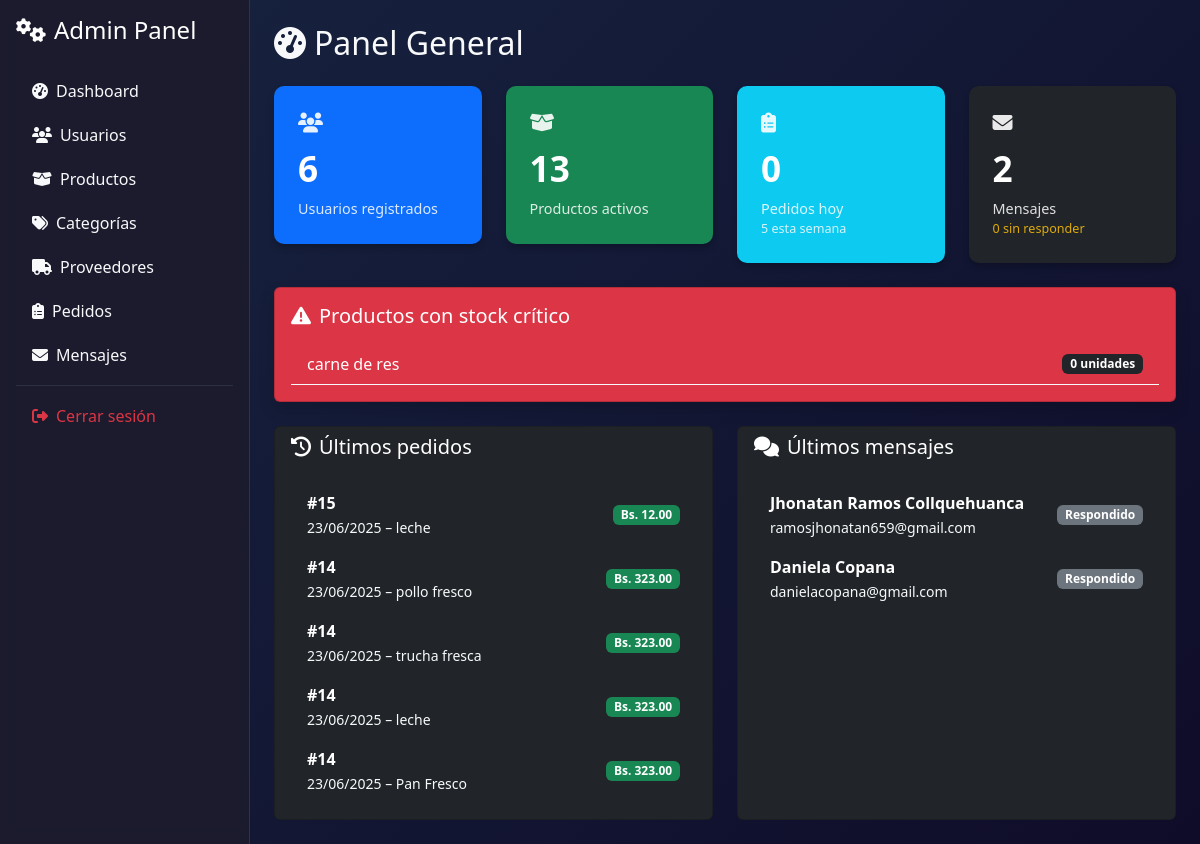
The page /admin/dashboard/ (signed in) on the database its author committed.
### models/producto.py (models this page shows, shortened)
class Producto(db.Model):
    __tablename__ = 'productos'
    id = db.Column(db.Integer, primary_key=True)
    nombre = db.Column(db.String(100), nullable=False)
    descripcion = db.Column(db.Text)
    precio = db.Column(db.Float, nullable=False)
    stock = db.Column(db.Integer, nullable=False)
    imagen = db.Column(db.String(255))
    categoria_id = db.Column(db.Integer, db.ForeignKey('categorias.id'), nullable=False)
    proveedor_id = db.Column(db.Integer, db.ForeignKey('proveedores.id'), nullable=False)

### models/pedido.py (models this page shows, shortened)
class Pedido(db.Model):
    __tablename__ = 'pedidos'
    id = db.Column(db.Integer, primary_key=True)
    usuario_id = db.Column(db.Integer, db.ForeignKey('usuarios.id'), nullable=False)
    usuario = db.relationship('Usuario', backref='pedidos')
    fecha = db.Column(db.DateTime, default=datetime.utcnow)
    total = db.Column(db.Float, nullable=False)
    estado = db.Column(db.String(20), default='pendiente')  # pendiente, confirmado, enviado, entregado, cancelado
    metodo_pago = db.Column(db.String(50))  # 'efectivo', 'tarjeta', etc.
    direccion_id = db.Column(db.Integer, db.ForeignKey('direcciones.id'))
    direccion = db.relationship('Direccion', backref='pedidos')
    detalles = db.relationship('DetallePedido', backref='pedido', lazy=True)

### models/mensaje_contacto.py (models this page shows, shortened)
class MensajeContacto(db.Model):
    __tablename__ = 'mensajes_contacto'
    id = db.Column(db.Integer, primary_key=True)
    nombre = db.Column(db.String(100), nullable=False)
    email = db.Column(db.String(100), nullable=False)
    telefono = db.Column(db.String(20))
    mensaje = db.Column(db.Text, nullable=False)
    fecha = db.Column(db.DateTime, default=datetime.utcnow)
    respondido = db.Column(db.Boolean, default=False)

### controllers/admin_controller.py (the view)
@admin_bp.route('/dashboard')
def dashboard():
    if session.get('rol') != 'admin':
        flash('Acceso denegado: solo para administradores.', 'danger')
        return redirect(url_for('usuario.login'))
    return render_template('admin/dashboard.html')

### app.py (called while the page is built)
@app.context_processor
def inject_active_path():
    def is_active(path):
        return 'active' if request.path == path else ''
    return dict(is_active=is_active)

@app.context_processor
def cantidad_carrito():
    def contar_productos():
        if session.get('rol') == 'cliente' and session.get('id'):
            items = Carrito.query.filter_by(usuario_id=session['id']).all()
            return len(items)
        return 0
    return dict(cantidad_en_carrito=contar_productos())

### views/dashboard_view.py (called while the page is built)
def index(
    total_usuarios,
    total_productos,
    total_pedidos,
    pedidos_hoy,
    pedidos_semana,
    mensajes_totales,
    mensajes_pendientes,
    pedidos_dias,
    pedidos_totales,
    ultimos_pedidos,
    ultimos_mensajes,
    productos_bajos
):
    return render_template(
        'admin/dashboard.html',
        total_usuarios=total_usuarios,
        total_productos=total_productos,
        total_pedidos=total_pedidos,
        pedidos_hoy=pedidos_hoy,
        pedidos_semana=pedidos_semana,
        mensajes_totales=mensajes_totales,
        mensajes_pendientes=mensajes_pendientes,
        pedidos_dias=pedidos_dias,
        pedidos_totales=pedidos_totales,
        ultimos_pedidos=ultimos_pedidos,
        ultimos_mensajes=ultimos_mensajes,
        productos_bajos=productos_bajos
    )

### templates/admin/dashboard.html (shortened to what this page needs)
{% extends 'base_admin.html' %}
{% block content %}
<div class="dashboard-container">
  <div class="dashboard-header mb-4">
    <h2><i class="fas fa-tachometer-alt me-2"></i>Panel General</h2>
  </div>
  <div class="row g-4 mb-4">
    <div class="col-md-3">
      <div class="stat-card bg-primary text-white p-4 animate__animated animate__fadeInUp">
        <div class="card-icon mb-2"><i class="fas fa-users fa-lg"></i></div>
        <div class="card-value">{{ total_usuarios }}</div>
        <div class="card-label">Usuarios registrados</div>
      </div>
    </div>
    <div class="col-md-3">
      <div class="stat-card bg-success text-white p-4 animate__animated animate__fadeInUp" data-aos-delay="100">
        <div class="card-icon mb-2"><i class="fas fa-box-open fa-lg"></i></div>
        <div class="card-value">{{ total_productos }}</div>
        <div class="card-label">Productos activos</div>
      </div>
    </div>
    <div class="col-md-3">
      <div class="stat-card bg-info text-white p-4 animate__animated animate__fadeInUp" data-aos-delay="200">
        <div class="card-icon mb-2"><i class="fas fa-clipboard-list fa-lg"></i></div>
        <div class="card-value">{{ pedidos_hoy }}</div>
        <div class="card-label">Pedidos hoy <small class="d-block text-light">{{ pedidos_semana }} esta semana</small></div>
      </div>
    </div>
    <div class="col-md-3">
      <div class="stat-card bg-dark text-white p-4 animate__animated animate__fadeInUp" data-aos-delay="300">
        <div class="card-icon mb-2"><i class="fas fa-envelope fa-lg"></i></div>
        <div class="card-value">{{ mensajes_totales }}</div>
        <div class="card-label">Mensajes <small class="d-block text-warning">{{ mensajes_pendientes }} sin responder</small></div>
      </div>
    </div>
  </div>
  <div class="card bg-danger text-white mb-4 shadow animate__animated animate__pulse animate__infinite">
    <div class="card-body">
      <h5 class="mb-3"><i class="fas fa-exclamation-triangle me-2"></i>Productos con stock crítico</h5>
      <ul class="list-group list-group-flush">
        {% for p in productos_bajos %}
        <li class="list-group-item bg-transparent text-white d-flex justify-content-between align-items-center border-bottom border-light">
          {{ p.nombre }}
          <span class="badge bg-dark">{{ p.stock }} unidades</span>
        </li>
        {% else %}
        <li class="list-group-item text-center text-light bg-transparent">Todos los productos tienen stock suficiente.</li>
        {% endfor %}
      </ul>
    </div>
  </div>
  <div class="row g-4">
    <div class="col-md-6">
      <div class="card bg-dark text-white h-100">
        <div class="card-header border-0 bg-transparent">
          <h5 class="mb-0"><i class="fas fa-history me-2"></i>Últimos pedidos</h5>
        </div>
        <div class="card-body">
          <ul class="list-group list-group-flush">
{% for id, fecha, total, producto_nombre in ultimos_pedidos %}
<li class="list-group-item bg-transparent border-0 text-white d-flex justify-content-between align-items-center">
  <div>
    <strong>#{{ id }}</strong><br>
    <small class="text-light">{{ fecha.strftime('%d/%m/%Y') }} – {{ producto_nombre }}</small>
  </div>
  <span class="badge bg-success">Bs. {{ "%.2f"|format(total) }}</span>
</li>
{% else %}
<li class="list-group-item text-center text-muted bg-transparent">No hay pedidos recientes.</li>
{% endfor %}
          </ul>
        </div>
      </div>
    </div>
    <div class="col-md-6">
      <div class="card bg-dark text-white h-100">
        <div class="card-header border-0 bg-transparent">
          <h5 class="mb-0"><i class="fas fa-comments me-2"></i>Últimos mensajes</h5>
        </div>
        <div class="card-body">
          <ul class="list-group list-group-flush">
            {% for m in ultimos_mensajes %}
            <li class="list-group-item bg-transparent border-0 d-flex justify-content-between align-items-center text-white">
              <div>
                <strong>{{ m.nombre }}</strong><br>
                <small class="text-light">{{ m.email }}</small>
              </div>
              {% if m.respondido %}
              <span class="badge bg-secondary">Respondido</span>
              {% else %}
              <span class="badge bg-warning text-dark">Sin responder</span>
              {% endif %}
            </li>
            {% else %}
            <li class="list-group-item text-center text-muted bg-transparent">No hay mensajes recientes.</li>
            {% endfor %}
          </ul>
        </div>
      </div>
    </div>
  </div>
</div>
{% endblock %}

### templates/base_admin.html (style rules this page uses)
:root { --admin-sidebar: #1a1a2e; --admin-main: #16213e; --admin-accent: #0f3460; }
body { font-family: 'Segoe UI', system-ui, sans-serif; overflow-x: hidden; }

### templates/admin/dashboard.html (style rules this page uses)
.stat-card { border-radius: 10px; transition: all 0.3s ease; border: none; box-shadow: 0 4px 6px rgba(0,0,0,0.2); }
.card-icon { opacity: 0.9; }
.card-value { font-size: 2.2rem; font-weight: bold; margin-bottom: 0.2rem; }
.card-label { font-size: 0.9rem; opacity: 0.85; }
.list-group-item { background: transparent; color: #fff; }

### rows shown on the page
Producto: nombre "carne de res", stock "0"
Pedido: id "15", strftime "23/06/2025", nombre "leche", total "12.00"
Pedido: id "14", strftime "23/06/2025", nombre "pollo fresco", total "323.00", nombre "trucha fresca", nombre "leche", nombre "Pan Fresco"
MensajeContacto: nombre "Jhonatan Ramos Collquehuanca", email "ramosjhonatan659@gmail.com", respondido "Respondido"
MensajeContacto: nombre "Daniela Copana", email "danielacopana@gmail.com", respondido "Respondido"

### other values the page prints
{{ total_usuarios }} "6"
{{ total_productos }} "13"
{{ pedidos_hoy }} "0"
{{ pedidos_semana }} "5"
{{ mensajes_totales }} "2"
{{ mensajes_pendientes }} "0"
